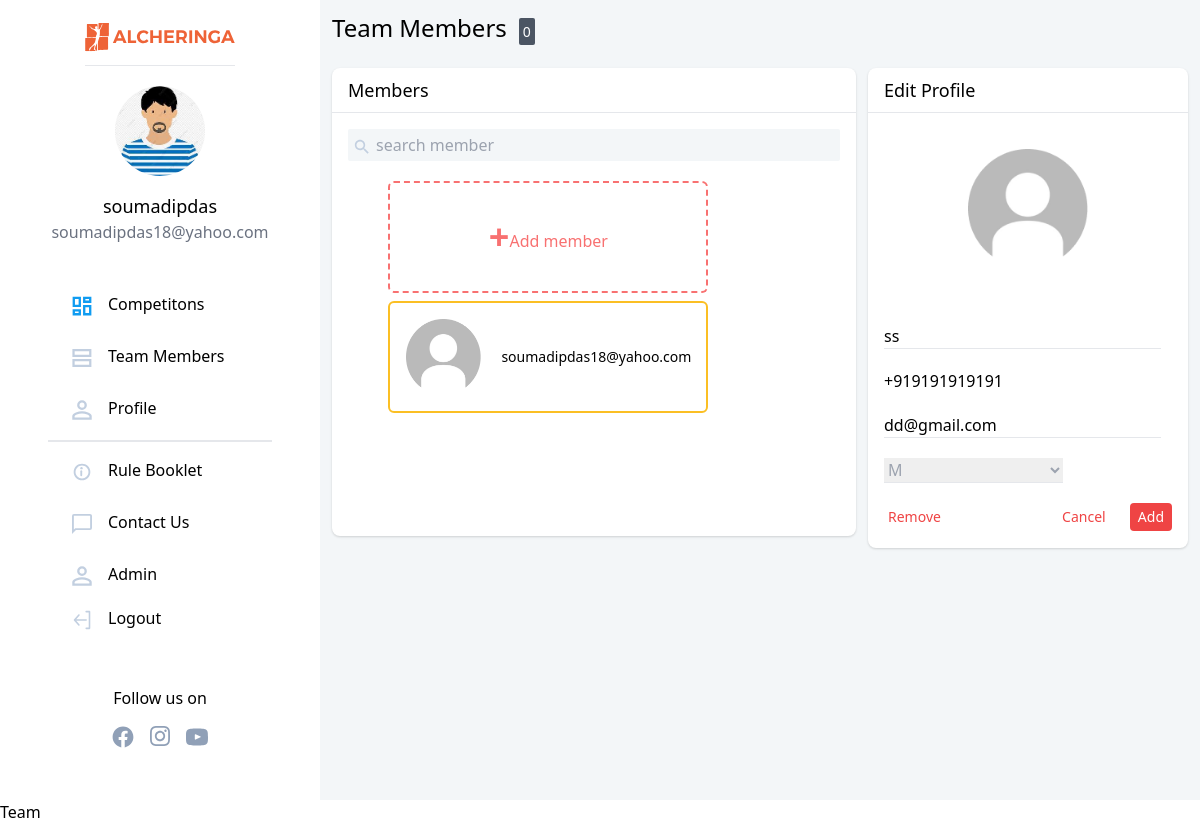
Page /teams/member/9a141093-e126-43e1-be7e-907c45e78f22 (signed in) on the committed database.
### authentication/models.py (models this page shows, shortened)
class NewUser(AbstractBaseUser, PermissionsMixin):
    alcherid = models.CharField(
        max_length=255, blank=True, unique=True)
    id = models.SlugField(primary_key=True, default=uuid.uuid4)
    img = models.ImageField(upload_to="image_uploads/userdp/",
                            default='user-default.png')
    email = models.EmailField(_('email address'), unique=True)
    username = models.CharField(max_length=150, unique=True)
    collegename = models.CharField(max_length=150, unique=False)
    city = models.CharField(max_length=150, unique=False)
    fullname = models.CharField(max_length=150, blank=True)
    phone = PhoneNumberField(unique=False, blank=True)
    alternate_phone = PhoneNumberField(unique=False, blank=True,null=True)
    interest = models.ManyToManyField(
        "competitions.Module", related_name="interest")
    team_members=models.IntegerField(default=0)
    no_of_events_registered=models.IntegerField(default=0)
    date_joined = models.DateTimeField(default=timezone.now)
    provider = models.CharField(max_length=200, unique=False, default="email")
    about = models.TextField(_('about'), max_length=500, blank=True)
    is_staff = models.BooleanField(default=False)
    is_active = models.BooleanField(default=False)
    objects = CustomAccountManager()
    USERNAME_FIELD = 'email'
    REQUIRED_FIELDS = ['username']

### teams/models.py (models this page shows, shortened)
class TeamMembers(models.Model):
    GENDER_CHOICES = [
        ('M', 'Male'),
        ('F', 'Female'),
    ]
    id = models.SlugField(primary_key=True, default=uuid.uuid4)
    email = models.EmailField(unique=True)
    name = models.CharField(max_length=150, blank=True)
    phone = PhoneNumberField(unique=False, blank=True)
    gender = models.CharField(choices = GENDER_CHOICES,max_length=1,default='M')

### teams/views.py (the view)
# urls.py: path('member/<id>', views.update_member, name='update-member'),
@login_required(login_url='login')
def update_member(request,id):
    team = Team.objects.filter(leader=request.user).first()
    all_members = []
    for member in team.members.all():
        all_members.append(member)
    member = TeamMembers.objects.filter(id=id).first()
    if request.method == 'POST':
        if '_remove' in request.POST:
            member.delete()
        else:
            form = MemberForm(request.POST)
            member.name = form['name'].value()
            member.email = form['email'].value()
            member.phone = form['phone'].value()
            member.gender = form['gender'].value()
            member.save()
        return redirect('team')
    else:
        form = MemberForm()
        form.fields['name'].widget.attrs['value'] = member.name
        form.fields['email'].widget.attrs['value'] = member.email
        form.fields['phone'].widget.attrs['value'] = member.phone
        form.fields['gender'].widget.attrs['value'] = member.gender
    return render(request,'teams/update_member.html',{'form':form,'member':member,'team':all_members})

### teams/forms.py
class MemberForm(forms.Form):
    name = forms.CharField(max_length=100, widget=forms.TextInput(attrs={'class':'border-b','size':'25','placeholder':'Enter Name'}))
    phone = PhoneNumberField(widget=forms.TextInput(attrs={'class':'border-b','size':'25','placeholder':'Enter Phone Number'}))
    email = forms.EmailField(max_length=100,widget=forms.EmailInput(attrs={'class':'border-b','size':'25','placeholder':'Enter Email'}))
    gender = forms.ChoiceField(choices=(('M','M'),('F','F')),widget=forms.Select(attrs={'class':'border-b text-gray-400 pr-36','width':'110%','placeholder':'Gender'}))

### templates/teams/update_member.html (shortened to what this page needs)
{% extends '../basictailwind.html'%}
{% load static %}
{%block body%}
<div  style="background-color: #F3F6F8;">
    {% include 'navbar.html' %}
    <div class="grid grid-flow-col">
        <div>
            <div class="m-3 font-medium text-2xl">Team Members<span
                    class="mx-3 p-1 bg-gray-600 rounded-sm font-normal text-white text-sm">{{team|length}}</span></div>
            <div class="grid grid-flow-col">
                <div class="m-3 bg-white rounded-lg shadow">
                    <div class="py-2 px-4 font-medium text-lg border-b">Members</div>
                    <div class="m-4 rounded-sm"  style="background-color: #F3F6F8;">
                        <span class="float-left p-1">
                        </span>
                        <span>
                            <input type="search" class="py-1 font-light text-base" style="background-color: #F3F6F8;"
                                placeholder="search member" />
                        </span>
                    </div>
                    <div class="flex flex-wrap justify-between" style="margin:5px 10%;">
                        <button onclick="toggleOpen(this.id)" id="addMemberButton"
                            class="m-1 h-28 border-red-400 border-2 border-dashed grid grid-flow-col items-center justify-center lg:w-80 w-full rounded-md">
                            <div class="text-red-400 font-semibold text-4xl">+</div>
                            <div class="mt-2 text-red-400 font-medium">Add member</div>
                        </button>
                        <div class="m-1 p-4 h-28 flex bg-white border-yellow-400 lg:w-80 w-full border-2 rounded-md">
                            <img width="75" src="{%static 'imgs/user-default.png'%}" alt="profile" border="0" />
                            <div class="mx-5 my-auto">
                                <div class="font-light text-sm">{{user.email}}</div>
                            </div>
                        </div>
                    </div>
                </div>
                <div class="hidden lg:block">
                    <div style="height: 480px;" id="editProfileCard" class="mr-3 mt-3 w-80 bg-white rounded-lg shadow">
                        <div class="py-2 px-4 font-medium text-lg border-b">Edit Profile</div>
                        <img class="my-9 mx-auto" width="120" src="{%static 'imgs/user-default.png'%}" alt="profile"
                            border="0" />
                        <form class="px-4 space-y-5" method="POST">
                            {{form.name}} {{form.phone}} {{form.email}} {{form.gender}}
                            <div class="flex justify-between pb-4">
                                <button type="button" class="text-red-500 mx-1 text-sm" onclick="toggleOpen(this.id)"
                                    id="deleteButton">Remove</button>
                                <div><button class="text-red-500 mx-5 text-sm" id="cancel-edit">Cancel</button>
                                    <button type="submit" name='_save'
                                        class="bg-red-500 text-white py-1 px-2 text-sm rounded">Add</button>
                                </div>
                            </div>
                        </form>
                    </div>
                </div>
            </div>
        </div>
    </div>
</div>
<h1>Team</h1>
{% endblock %}

### templates/navbar.html (shortened to what this page needs)
{%load static%}
  <nav class="w-80 hidden sm:block bg-white rounded shadow-md">
    <div class="w-80 h-screen flex flex-col justify-center bg-white border-gray-400 px-12 fixed float-left">
      <a href="/"><img src="{% static 'imgs/alcher_orange.svg'%}" class="mt-24 mx-auto pb-3 border-b" width="150px" height="40px" alt="logo" border="0" /></a>
      <div class="flex flex-col justify-center my-5">
        <img style="height : 90px; width : 90px; border-radius: 50%;" src="{{request.user.img.url}}" alt="profile pic" border="0"
                class="mx-auto rounded-full" />
        <div class="pt-4 font-medium text-lg text-center">{{request.user.username}}</div>
        <div class="text-gray-500 text-base font-normal text-center">{{request.user.email}}</div>
      </div>
      <div class="pt-2 mt-2 mb-28 flex flex-col justify-center">
        <a href="{%url 'showallcompetitions'%}"><div class="rounded-full flex flex-nowrap my-2 py-2 pl-6 w-60 hover:border-0 hover:bg-gray-100">
          <svg width="20" height="20" viewBox="0 0 24 24" fill="none" xmlns="http://www.w3.org/2000/svg">
            <path d="M9.35 11.85H2.15V2.15H9.35V11.85ZM9.35 21.85H2.15V17.15H9.35V21.85ZM21.85 21.85H14.65V12.15H21.85V21.85ZM14.65 6.85V2.15H21.85V6.85H14.65Z" stroke="#109CF1" stroke-width="2.8" />
          </svg>
          <p class="pl-4 -mt-1">Competitons</p>
        </div></a>
        <a href="{%url 'team'%}"><div class="rounded-full flex flex-nowrap my-2 py-2 w-60 pl-6 hover:border-0 hover:bg-gray-100">
          <svg width="20" height="20" viewBox="0 0 25 24" fill="none" xmlns="http://www.w3.org/2000/svg">
            <path d="M1.9 9.35V2.15H22.85V9.35H1.9ZM1.9 21.85V14.65H22.85V21.85H1.9Z" stroke="#C2CFE0" stroke-width="2.8" />
          </svg>
          <p class="pl-4 -mt-1">Team Members</p>
        </div></a>
        <a href='{%url 'profile'%}' >
        <div class="rounded-full flex flex-nowrap my-2 py-2 w-60 pl-6 hover:border-0 hover:bg-gray-100 mb-3">
          <p class="pl-4 -mt-1">Profile</p>
        </div>
        </a>
        <hr class="border bg-gray-200" />
        <a href="s"><div class="rounded-full flex flex-nowrap my-2 py-2 w-60 pl-6 hover:border-0 hover:bg-gray-100 mt-3">
          <p class="pl-4 -mt-1">Rule Booklet</p>
        </div></a>
        <a href="n"><div class="rounded-full flex flex-nowrap my-2 py-2 w-60 pl-6 hover:border-0 hover:bg-gray-100">
          <p class="pl-4 -mt-1">Contact Us</p>
        </div></a>
        {%if request.user.is_staff%}
        <a href="/admin"><div class="rounded-full flex flex-nowrap my-2 py-2 pl-6 w-60 hover:border-0 hover:bg-gray-100">
          <p class="pl-4 -mt-1">Admin</p>
        </div></a>
        {%endif%}
        <a href='{% url 'logout'%}'>
        <div class="rounded-full flex flex-nowrap py-2 pl-6 w-60 hover:border-0 hover:bg-gray-100">
          <p class="pl-4 -mt-1">Logout</p>
        </div>
        </a>
        <br>
        <br>
        <div>
            <div style="text-align:center">
                <p class="px-10">Follow us on</p>
                <div class=" flex justify-center space-x-4 m-4">
                  <a style="cursor:pointer;" href="https://www.facebook.com/alcheringaiitg" target="_blank">
                    </a>
                  <a style="cursor:pointer;" href="https://www.instagram.com/alcheringaiitg/" target="_blank">
                    </a>
                  <a style="cursor:pointer;" href="https://twitter.com/alcheringaiitg" target="_blank">
                    </a>
                </div>
            </div>
        </div>
      </div>
    </div>
  </nav>

### rows in the picture
NewUser: user.img (picture), user.username "soumadipdas", user.email "soumadipdas18@yahoo.com", email "soumadipdas18@yahoo.com"
TeamMembers: name "ss", phone "+919191919191", email "dd@gmail.com", gender "M"

### other values in the picture
{{ team|length }} "0"
